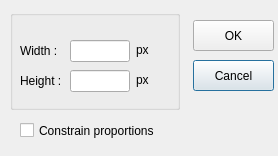
<?xml version="1.0" encoding="UTF-8"?>
<ui version="4.0">
 <class>TMOGUIImageSize</class>
 <widget class="QDialog" name="TMOGUIImageSize">
  <property name="geometry">
   <rect>
    <x>0</x>
    <y>0</y>
    <width>278</width>
    <height>156</height>
   </rect>
  </property>
  <property name="windowTitle">
   <string>Image Size</string>
  </property>
  <widget class="QCheckBox" name="CheckBox1">
   <property name="geometry">
    <rect>
     <x>20</x>
     <y>120</y>
     <width>251</width>
     <height>21</height>
    </rect>
   </property>
   <property name="toolTip">
    <string>Constrain aspect ratio</string>
   </property>
   <property name="text">
    <string>Constrain proportions </string>
   </property>
  </widget>
  <widget class="QGroupBox" name="GroupBox1">
   <property name="geometry">
    <rect>
     <x>10</x>
     <y>10</y>
     <width>170</width>
     <height>100</height>
    </rect>
   </property>
   <widget class="QLabel" name="TextLabel2">
    <property name="geometry">
     <rect>
      <x>10</x>
      <y>60</y>
      <width>40</width>
      <height>21</height>
     </rect>
    </property>
    <property name="text">
     <string>Height :</string>
    </property>
    <property name="wordWrap">
     <bool>false</bool>
    </property>
   </widget>
   <widget class="QLabel" name="TextLabel1">
    <property name="geometry">
     <rect>
      <x>10</x>
      <y>30</y>
      <width>40</width>
      <height>21</height>
     </rect>
    </property>
    <property name="text">
     <string>Width :</string>
    </property>
    <property name="wordWrap">
     <bool>false</bool>
    </property>
   </widget>
   <widget class="QLineEdit" name="LineEdit1">
    <property name="geometry">
     <rect>
      <x>60</x>
      <y>30</y>
      <width>60</width>
      <height>22</height>
     </rect>
    </property>
   </widget>
   <widget class="QLineEdit" name="LineEdit2">
    <property name="geometry">
     <rect>
      <x>60</x>
      <y>60</y>
      <width>60</width>
      <height>22</height>
     </rect>
    </property>
   </widget>
   <widget class="QLabel" name="ratioLabel">
    <property name="geometry">
     <rect>
      <x>143</x>
      <y>32</y>
      <width>20</width>
      <height>50</height>
     </rect>
    </property>
    <property name="text">
     <string/>
    </property>
    <property name="pixmap">
     <pixmap>:/icons/todo.png</pixmap>
    </property>
    <property name="wordWrap">
     <bool>false</bool>
    </property>
   </widget>
   <widget class="QLabel" name="textLabel1_2">
    <property name="geometry">
     <rect>
      <x>126</x>
      <y>60</y>
      <width>20</width>
      <height>20</height>
     </rect>
    </property>
    <property name="text">
     <string>px</string>
    </property>
    <property name="wordWrap">
     <bool>false</bool>
    </property>
   </widget>
   <widget class="QLabel" name="textLabel1">
    <property name="geometry">
     <rect>
      <x>126</x>
      <y>30</y>
      <width>20</width>
      <height>20</height>
     </rect>
    </property>
    <property name="text">
     <string>px</string>
    </property>
    <property name="wordWrap">
     <bool>false</bool>
    </property>
   </widget>
  </widget>
  <widget class="QPushButton" name="PushButton2">
   <property name="geometry">
    <rect>
     <x>193</x>
     <y>60</y>
     <width>81</width>
     <height>31</height>
    </rect>
   </property>
   <property name="text">
    <string>Cancel</string>
   </property>
  </widget>
  <widget class="QPushButton" name="PushButton1">
   <property name="geometry">
    <rect>
     <x>193</x>
     <y>20</y>
     <width>81</width>
     <height>31</height>
    </rect>
   </property>
   <property name="text">
    <string>OK</string>
   </property>
  </widget>
 </widget>
 <layoutdefault spacing="6" margin="11"/>
 <resources>
  <include location="icons.qrc"/>
 </resources>
 <connections>
  <connection>
   <sender>PushButton1</sender>
   <signal>clicked()</signal>
   <receiver>TMOGUIImageSize</receiver>
   <slot>accept()</slot>
   <hints>
    <hint type="sourcelabel">
     <x>20</x>
     <y>20</y>
    </hint>
    <hint type="destinationlabel">
     <x>20</x>
     <y>20</y>
    </hint>
   </hints>
  </connection>
  <connection>
   <sender>PushButton2</sender>
   <signal>clicked()</signal>
   <receiver>TMOGUIImageSize</receiver>
   <slot>reject()</slot>
   <hints>
    <hint type="sourcelabel">
     <x>20</x>
     <y>20</y>
    </hint>
    <hint type="destinationlabel">
     <x>20</x>
     <y>20</y>
    </hint>
   </hints>
  </connection>
  <!-- qt6: doesn't compile -->
  <!-- <connection>
   <sender>CheckBox1</sender>
   <signal>toggled(bool)</signal>
   <receiver>TMOGUIImageSize</receiver>
   <slot>CheckBox1_toggled(bool)</slot>
   <hints>
    <hint type="sourcelabel">
     <x>20</x>
     <y>20</y>
    </hint>
    <hint type="destinationlabel">
     <x>20</x>
     <y>20</y>
    </hint>
   </hints>
  </connection> -->
 </connections>
</ui>
